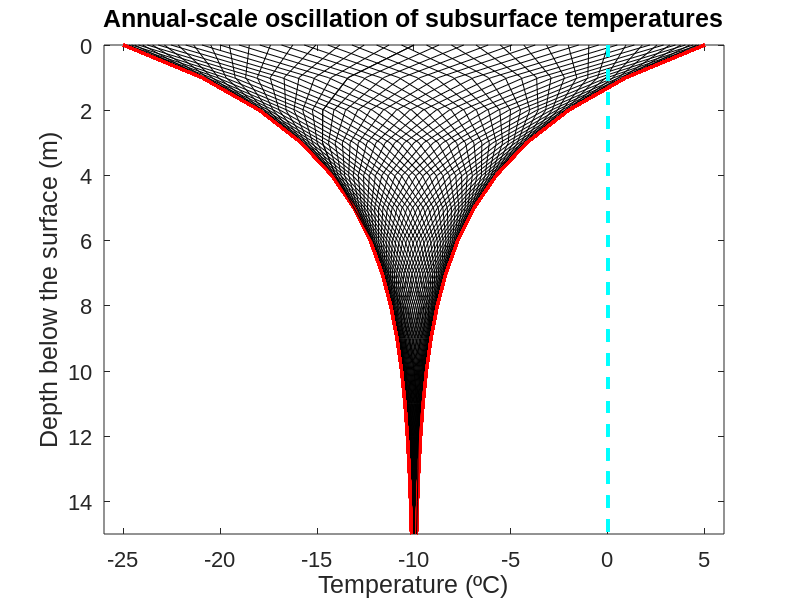

MATLAB code for this plot:
%% THERMAL PROFILES WRITTEN JAN 13TH, 2016 IN GEOL5700 - COLE C. PAZAR
%  ASSUMING NO RADIOGENIC HEAT COMPONENT
clearvars
clear all
figure(1)
clf

%% CONSTANTS

Ts_bar = -10; % mean annual surface temperature 
k = 2.5;
Qm = 0.045;
kappa = 10^-6;
dT = 15; % amount of surface oscillation [=] ºC

P_day = 24*60*60; % daily period of oscillation [=] seconds
P_annual = P_day*365; % annual period of oscillation [=] seconds


%% ARRAYS

dz = 1;
zmax = 15;
z = 0:dz:zmax; % depth array [=] meters
zmid = z(1:end-1)+(dz/2);

dt = 5*60*60*24;% 5 days [=] seconds
tmax = 1*P_annual;
time = 0:dt:tmax;
imax = length(time);

zstar_annual = sqrt(kappa*P_annual/pi); % approximate annual e-folding depth [=] meters

Tzero = zeros(size(z)); 

z1 = 0.05;
z2 = 0.11;
z3 = 0.31;

z_1 = find(zmid==z1);
z_2 = find(zmid==z2);
z_3 = find(zmid==z3);

%%  PART 2) ANNUAL OSCILLATIONS

% RUN

for i = 1:imax
    T = Ts_bar + dT*exp(-z./zstar_annual).*sin((2*pi*time(i)/P_annual)-(z./zstar_annual));
    
    Tmax = Ts_bar + dT*exp(-z./zstar_annual);

    Tmin = Ts_bar - dT*exp(-z./zstar_annual);
    
figure(1)
plot(Tzero,z,'c--','linewidth',2)
title('Annual-scale oscillation of subsurface temperatures', 'fontname', 'arial', 'fontsize', 18)
xlabel('Temperature (ºC)','fontname','arial','fontsize',18)
    ylabel('Depth below the surface (m)','fontname','arial','fontsize',18)
    set(gca,'fontsize',16,'fontname','arial','YDIR','reverse')
    axis([Ts_bar-dT-1 Ts_bar+dT+1 0 zmax])
hold on
plot(Tmax,z,'r','linewidth',2)
plot(Tmin,z,'r','linewidth',2)
pause(0.1)
plot(T,z,'k')


end
